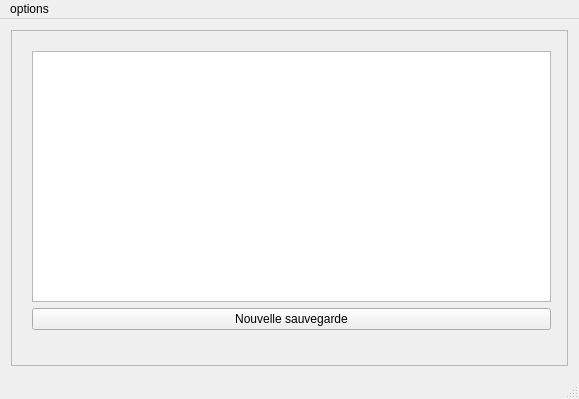
<?xml version="1.0" encoding="UTF-8"?>
<ui version="4.0">
 <class>HomeWindow</class>
 <widget class="QMainWindow" name="HomeWindow">
  <property name="geometry">
   <rect>
    <x>0</x>
    <y>0</y>
    <width>579</width>
    <height>399</height>
   </rect>
  </property>
  <property name="windowTitle">
   <string>HomeWindow</string>
  </property>
  <widget class="QWidget" name="centralWidget">
   <layout class="QVBoxLayout" name="verticalLayout">
    <item>
     <widget class="QFrame" name="zoneDrop">
      <property name="autoFillBackground">
       <bool>true</bool>
      </property>
      <property name="frameShape">
       <enum>QFrame::StyledPanel</enum>
      </property>
      <property name="frameShadow">
       <enum>QFrame::Raised</enum>
      </property>
      <widget class="QWidget" name="">
       <property name="geometry">
        <rect>
         <x>10</x>
         <y>10</y>
         <width>541</width>
         <height>301</height>
        </rect>
       </property>
       <layout class="QVBoxLayout" name="verticalLayout_2">
        <item>
         <widget class="QListWidget" name="backupList"/>
        </item>
        <item>
         <widget class="QPushButton" name="newBackupButton">
          <property name="text">
           <string>Nouvelle sauvegarde</string>
          </property>
         </widget>
        </item>
       </layout>
      </widget>
     </widget>
    </item>
   </layout>
  </widget>
  <widget class="QStatusBar" name="statusBar"/>
  <widget class="QMenuBar" name="menuBar">
   <property name="geometry">
    <rect>
     <x>0</x>
     <y>0</y>
     <width>579</width>
     <height>21</height>
    </rect>
   </property>
   <widget class="QMenu" name="menuVerrouYEAH_accueil">
    <property name="title">
     <string>options</string>
    </property>
    <addaction name="actionRAZ"/>
   </widget>
   <addaction name="menuVerrouYEAH_accueil"/>
  </widget>
  <action name="actionRAZ">
   <property name="text">
    <string>RAZ</string>
   </property>
  </action>
 </widget>
 <layoutdefault spacing="6" margin="11"/>
 <resources/>
 <connections/>
</ui>
